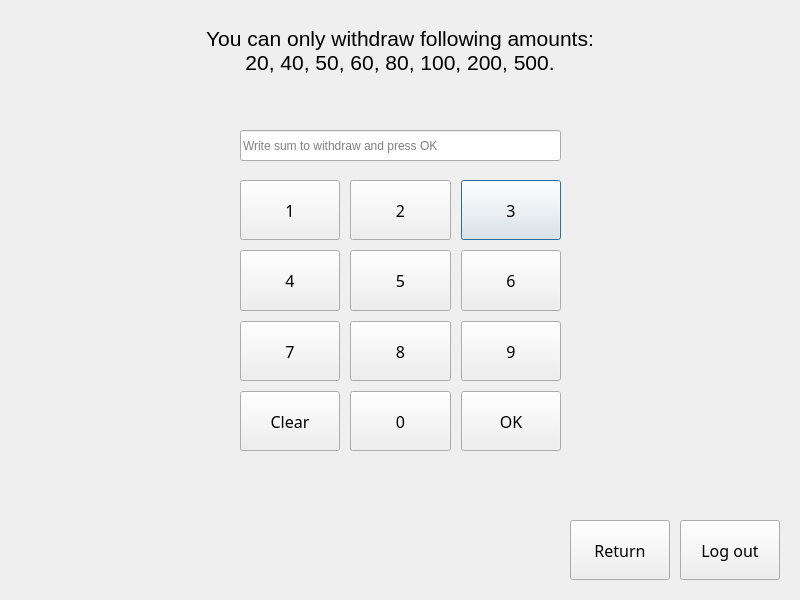
<?xml version="1.0" encoding="UTF-8"?>
<ui version="4.0">
 <class>withdrawOtherSum</class>
 <widget class="QDialog" name="withdrawOtherSum">
  <property name="geometry">
   <rect>
    <x>0</x>
    <y>0</y>
    <width>800</width>
    <height>600</height>
   </rect>
  </property>
  <property name="windowTitle">
   <string>WithdrawOtherSum</string>
  </property>
  <widget class="QLabel" name="label_Graphic">
   <property name="geometry">
    <rect>
     <x>0</x>
     <y>0</y>
     <width>800</width>
     <height>600</height>
    </rect>
   </property>
   <property name="text">
    <string/>
   </property>
  </widget>
  <widget class="CustomLineEdit" name="lineEditWithdrawOtherSum">
   <property name="geometry">
    <rect>
     <x>240</x>
     <y>130</y>
     <width>321</width>
     <height>31</height>
    </rect>
   </property>
   <property name="font">
    <font>
     <family>Segoe UI</family>
    </font>
   </property>
   <property name="echoMode">
    <enum>QLineEdit::Normal</enum>
   </property>
   <property name="placeholderText">
    <string>Write sum to withdraw and press OK</string>
   </property>
  </widget>
  <widget class="QWidget" name="gridLayoutWidget">
   <property name="geometry">
    <rect>
     <x>230</x>
     <y>170</y>
     <width>341</width>
     <height>291</height>
    </rect>
   </property>
   <layout class="QGridLayout" name="gridLayout">
    <property name="leftMargin">
     <number>10</number>
    </property>
    <property name="topMargin">
     <number>10</number>
    </property>
    <property name="rightMargin">
     <number>10</number>
    </property>
    <property name="bottomMargin">
     <number>10</number>
    </property>
    <property name="spacing">
     <number>10</number>
    </property>
    <item row="0" column="2">
     <widget class="QPushButton" name="button_3">
      <property name="sizePolicy">
       <sizepolicy hsizetype="Minimum" vsizetype="Minimum">
        <horstretch>0</horstretch>
        <verstretch>0</verstretch>
       </sizepolicy>
      </property>
      <property name="font">
       <font>
        <family>Segoe UI Variable Display Semib</family>
        <pointsize>12</pointsize>
       </font>
      </property>
      <property name="text">
       <string>3</string>
      </property>
     </widget>
    </item>
    <item row="3" column="0">
     <widget class="QPushButton" name="buttonClear">
      <property name="sizePolicy">
       <sizepolicy hsizetype="Minimum" vsizetype="Minimum">
        <horstretch>0</horstretch>
        <verstretch>0</verstretch>
       </sizepolicy>
      </property>
      <property name="font">
       <font>
        <family>Segoe UI Variable Display Semib</family>
        <pointsize>12</pointsize>
       </font>
      </property>
      <property name="text">
       <string>Clear</string>
      </property>
     </widget>
    </item>
    <item row="2" column="2">
     <widget class="QPushButton" name="button_9">
      <property name="sizePolicy">
       <sizepolicy hsizetype="Minimum" vsizetype="Minimum">
        <horstretch>0</horstretch>
        <verstretch>0</verstretch>
       </sizepolicy>
      </property>
      <property name="font">
       <font>
        <family>Segoe UI Variable Display Semib</family>
        <pointsize>12</pointsize>
       </font>
      </property>
      <property name="text">
       <string>9</string>
      </property>
     </widget>
    </item>
    <item row="2" column="0">
     <widget class="QPushButton" name="button_7">
      <property name="sizePolicy">
       <sizepolicy hsizetype="Minimum" vsizetype="Minimum">
        <horstretch>0</horstretch>
        <verstretch>0</verstretch>
       </sizepolicy>
      </property>
      <property name="font">
       <font>
        <family>Segoe UI Variable Display Semib</family>
        <pointsize>12</pointsize>
       </font>
      </property>
      <property name="text">
       <string>7</string>
      </property>
     </widget>
    </item>
    <item row="0" column="1">
     <widget class="QPushButton" name="button_2">
      <property name="sizePolicy">
       <sizepolicy hsizetype="Minimum" vsizetype="Minimum">
        <horstretch>0</horstretch>
        <verstretch>0</verstretch>
       </sizepolicy>
      </property>
      <property name="font">
       <font>
        <family>Segoe UI Variable Display Semib</family>
        <pointsize>12</pointsize>
       </font>
      </property>
      <property name="text">
       <string>2</string>
      </property>
     </widget>
    </item>
    <item row="3" column="1">
     <widget class="QPushButton" name="button_0">
      <property name="sizePolicy">
       <sizepolicy hsizetype="Minimum" vsizetype="Minimum">
        <horstretch>0</horstretch>
        <verstretch>0</verstretch>
       </sizepolicy>
      </property>
      <property name="font">
       <font>
        <family>Segoe UI Variable Display Semib</family>
        <pointsize>12</pointsize>
       </font>
      </property>
      <property name="text">
       <string>0</string>
      </property>
     </widget>
    </item>
    <item row="3" column="2">
     <widget class="QPushButton" name="buttonOK">
      <property name="sizePolicy">
       <sizepolicy hsizetype="Minimum" vsizetype="Minimum">
        <horstretch>0</horstretch>
        <verstretch>0</verstretch>
       </sizepolicy>
      </property>
      <property name="font">
       <font>
        <family>Segoe UI Variable Display Semib</family>
        <pointsize>12</pointsize>
       </font>
      </property>
      <property name="text">
       <string>OK</string>
      </property>
     </widget>
    </item>
    <item row="0" column="0">
     <widget class="QPushButton" name="button_1">
      <property name="sizePolicy">
       <sizepolicy hsizetype="Minimum" vsizetype="Minimum">
        <horstretch>0</horstretch>
        <verstretch>0</verstretch>
       </sizepolicy>
      </property>
      <property name="font">
       <font>
        <family>Segoe UI Variable Display Semib</family>
        <pointsize>12</pointsize>
       </font>
      </property>
      <property name="text">
       <string>1</string>
      </property>
     </widget>
    </item>
    <item row="1" column="1">
     <widget class="QPushButton" name="button_5">
      <property name="sizePolicy">
       <sizepolicy hsizetype="Minimum" vsizetype="Minimum">
        <horstretch>0</horstretch>
        <verstretch>0</verstretch>
       </sizepolicy>
      </property>
      <property name="font">
       <font>
        <family>Segoe UI Variable Display Semib</family>
        <pointsize>12</pointsize>
       </font>
      </property>
      <property name="text">
       <string>5</string>
      </property>
     </widget>
    </item>
    <item row="1" column="0">
     <widget class="QPushButton" name="button_4">
      <property name="sizePolicy">
       <sizepolicy hsizetype="Minimum" vsizetype="Minimum">
        <horstretch>0</horstretch>
        <verstretch>0</verstretch>
       </sizepolicy>
      </property>
      <property name="font">
       <font>
        <family>Segoe UI Variable Display Semib</family>
        <pointsize>12</pointsize>
       </font>
      </property>
      <property name="text">
       <string>4</string>
      </property>
     </widget>
    </item>
    <item row="1" column="2">
     <widget class="QPushButton" name="button_6">
      <property name="sizePolicy">
       <sizepolicy hsizetype="Minimum" vsizetype="Minimum">
        <horstretch>0</horstretch>
        <verstretch>0</verstretch>
       </sizepolicy>
      </property>
      <property name="font">
       <font>
        <family>Segoe UI Variable Display Semib</family>
        <pointsize>12</pointsize>
       </font>
      </property>
      <property name="text">
       <string>6</string>
      </property>
     </widget>
    </item>
    <item row="2" column="1">
     <widget class="QPushButton" name="button_8">
      <property name="sizePolicy">
       <sizepolicy hsizetype="Minimum" vsizetype="Minimum">
        <horstretch>0</horstretch>
        <verstretch>0</verstretch>
       </sizepolicy>
      </property>
      <property name="font">
       <font>
        <family>Segoe UI Variable Display Semib</family>
        <pointsize>12</pointsize>
       </font>
      </property>
      <property name="text">
       <string>8</string>
      </property>
     </widget>
    </item>
   </layout>
  </widget>
  <widget class="QPushButton" name="btnLogout">
   <property name="geometry">
    <rect>
     <x>680</x>
     <y>520</y>
     <width>100</width>
     <height>60</height>
    </rect>
   </property>
   <property name="font">
    <font>
     <family>Segoe UI Variable Display Semib</family>
     <pointsize>12</pointsize>
    </font>
   </property>
   <property name="text">
    <string>Log out</string>
   </property>
  </widget>
  <widget class="QPushButton" name="btnReturn">
   <property name="geometry">
    <rect>
     <x>570</x>
     <y>520</y>
     <width>100</width>
     <height>60</height>
    </rect>
   </property>
   <property name="font">
    <font>
     <family>Segoe UI Variable Display Semib</family>
     <pointsize>12</pointsize>
    </font>
   </property>
   <property name="text">
    <string>Return</string>
   </property>
  </widget>
  <widget class="QLabel" name="labelWithdraw">
   <property name="geometry">
    <rect>
     <x>150</x>
     <y>0</y>
     <width>500</width>
     <height>100</height>
    </rect>
   </property>
   <property name="font">
    <font>
     <pointsize>16</pointsize>
    </font>
   </property>
   <property name="text">
    <string>You can only withdraw following amounts:
20, 40, 50, 60, 80, 100, 200, 500.</string>
   </property>
   <property name="alignment">
    <set>Qt::AlignCenter</set>
   </property>
   <property name="wordWrap">
    <bool>true</bool>
   </property>
  </widget>
 </widget>
 <customwidgets>
  <customwidget>
   <class>CustomLineEdit</class>
   <extends>QLineEdit</extends>
   <header>customlineedit.h</header>
  </customwidget>
 </customwidgets>
 <resources/>
 <connections/>
</ui>
